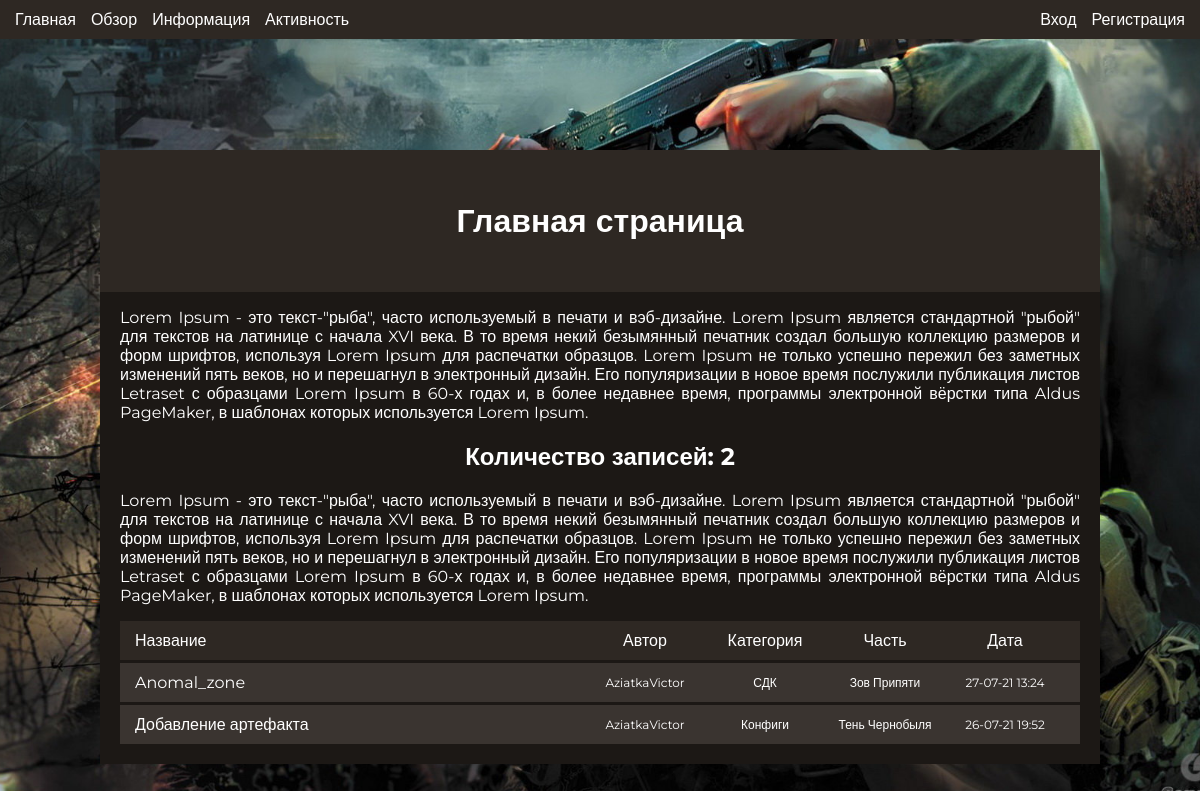
The page / on the database its author committed.
### main/models.py (models this page shows, shortened)
class Page(models.Model):
    name = models.CharField(max_length=70)
    content = RichTextField()
    author = models.ForeignKey(User, blank=True, null=True, on_delete=models.PROTECT)
    type = models.ForeignKey(Type, on_delete=models.PROTECT)
    stalker = models.ForeignKey(Stalker, on_delete=models.PROTECT)
    date_publish = models.DateTimeField(auto_now_add=True)

class Type(models.Model):
    name = models.CharField(max_length=128)
    def __str__(self):
        return self.name

class Stalker(models.Model):
    name = models.CharField(max_length=128)
    def __str__(self):
        return self.name

### main/views.py (the view)
# urls.py: path('', views.main_page, name='home'),
def main_page(request):
    if request.method == 'GET':
        pages = Page.objects.order_by('-date_publish')[:5]
        count = len(Page.objects.all())
        context = {'pages' : pages, 'count' : count}
        return render(request, 'main/main.html', context)

### main/templates/main/main.html (shortened to what this page needs)
{% extends 'main/base.html' %}
{% block content %}
<div class="main-container">
    <div class="title-container">
        <h1 class="title-text">
            Главная страница
        </h1>
    </div>
    <div class="content-container">
        <p>
            Lorem Ipsum - это текст-"рыба", часто используемый в печати и вэб-дизайне. Lorem Ipsum является стандартной "рыбой" для текстов на латинице с начала XVI века. В то время некий безымянный печатник создал большую коллекцию размеров и форм шрифтов, используя Lorem Ipsum для распечатки образцов. Lorem Ipsum не только успешно пережил без заметных изменений пять веков, но и перешагнул в электронный дизайн. Его популяризации в новое время послужили публикация листов Letraset с образцами Lorem Ipsum в 60-х годах и, в более недавнее время, программы электронной вёрстки типа Aldus PageMaker, в шаблонах которых используется Lorem Ipsum.
        </p>
        <h2 style="text-align: center;">Количество записей: {{ count }}</h2>
        <p>
            Lorem Ipsum - это текст-"рыба", часто используемый в печати и вэб-дизайне. Lorem Ipsum является стандартной "рыбой" для текстов на латинице с начала XVI века. В то время некий безымянный печатник создал большую коллекцию размеров и форм шрифтов, используя Lorem Ipsum для распечатки образцов. Lorem Ipsum не только успешно пережил без заметных изменений пять веков, но и перешагнул в электронный дизайн. Его популяризации в новое время послужили публикация листов Letraset с образцами Lorem Ipsum в 60-х годах и, в более недавнее время, программы электронной вёрстки типа Aldus PageMaker, в шаблонах которых используется Lorem Ipsum.
        </p>
        {% if pages %}
        <div class="list-bar-info">
            <li class="list-bar-title">Название</li>
            <div class="list-bar-info-container">
                <li class="list-bar-text">Автор</li>
                <li class="list-bar-text">Категория</li>
                <li class="list-bar-text">Часть</li>
                <li class="list-bar-text">Дата</li>
            </div>
        </div>
        {% for item in pages %}
        <div class="list-bar">
            <li class="list-bar-title"><a href="{% url 'article-detail' item.pk %}">{{ item.name }}</a></li>
            <div class="list-bar-container">
                <li class="list-bar-text">{{ item.author }}</li>
                <li class="list-bar-text">{{ item.type|safe }}</li>
                <li class="list-bar-text">{{ item.stalker }}</li>
                <li class="list-bar-text">{{ item.date_publish|date:"d-m-y G:i" }}</li>
            </div>
        </div>
        {% endfor %}
        {% endif %}
    </div>
</div>
{% endblock %}

### main/static/main/style.css (style rules this page uses)
html { height: -webkit-fill-available; margin: 0; padding: 0; }
body { margin: 0; padding: 0; color: #ffffff; min-width: 1000px !important; font-family: 'Montserrat', sans-serif; }
.body-main { background: url(main-background.jpg); background-position: center; background-size: cover; background-attachment: fixed; }
a { text-decoration: none; color: #ffffff; transition: 0.25s color; }
.title-container { width: 100%; padding: 30px 0; background: #2e2823; }
.title-text { text-align: center; }
.content-container { padding: 0 20px 20px 20px; text-align: justify; }
.main-container { width: 1000px; margin: 0 auto; margin-top: 150px; background: #1c1815; }
.list-bar { width: -webkit-fill-available; background: #3a3430; display: flex; justify-content: space-between; list-style: none; padding: 10px 15px; margin-top: 3px; }
.list-bar-container { display: flex; font-size: 12px; }
.list-bar-info { width: -webkit-fill-available; background: #2e2823; display: flex; justify-content: space-between; list-style: none; padding: 10px 15px; }
.list-bar-info-container { display: flex; }
.list-bar-text { width: 120px; margin-right: 3px; text-align: center; margin: auto; }
.list-bar-text:last-child { margin-right: 0px; }
.list-bar-title { width: fit-content; margin-right: 3px; text-align: left; white-space: nowrap; overflow: hidden; text-overflow: ellipsis; }

### rows shown on the page
Page: name "Anomal_zone", author "AziatkaVictor", type "СДК", stalker "Зов Припяти", date_publish "27-07-21 13:24"
Page: name "Добавление артефакта", author "AziatkaVictor", type "Конфиги", stalker "Тень Чернобыля", date_publish "26-07-21 19:52"

### other values the page prints
{{ count }} "2"
